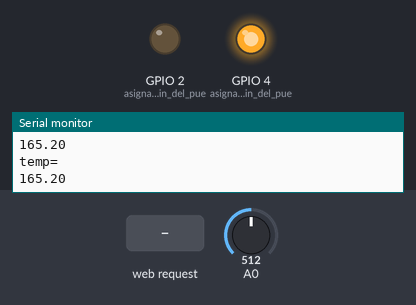
Recording of a sketch running on a simulated ESP8266 (NodeMCU). Parts: output pins drawn as LEDs (lit = HIGH), the last lines printed to the serial monitor. Inputs (shaded band) come from the test bench; at power-on: A0 = 512. WiFi joins after 1.5 s; servers stay silent unless stated.

Above: at 2.7 s.
2.8 s: HTTP request GET /?Med=ON received
At 5.2 s:
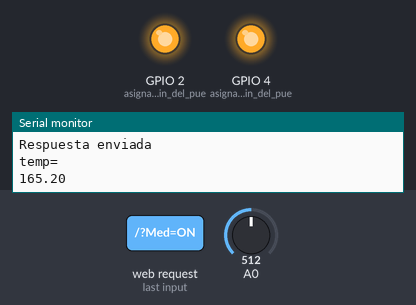
6.1 s: A0 set to 8
7.8 s: A0 set to 5
At 9.6 s:
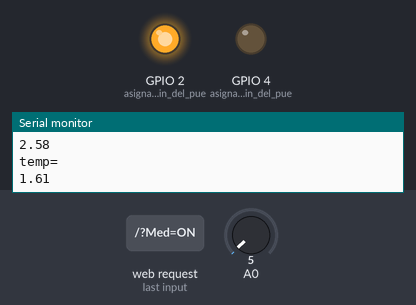
10.1 s: A0 set to 122
At 11.2 s:
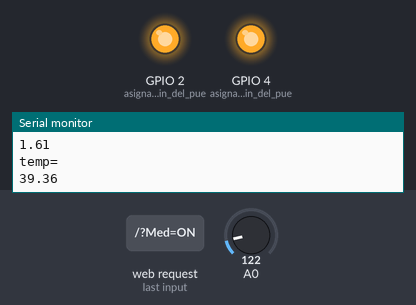
12.1 s: A0 set to 0
At 13.8 s:
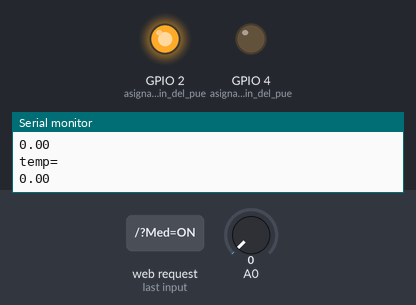
14.1 s: HTTP request GET /?Med=OFF received
At 16.5 s:
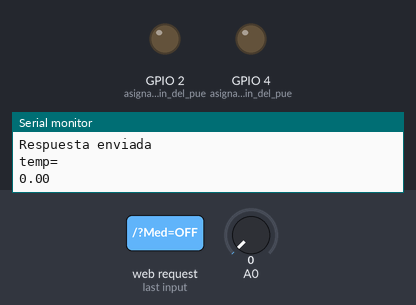
Timing chart, 0 to 18.0 s (numbered marks = the images above; inputs shaded):
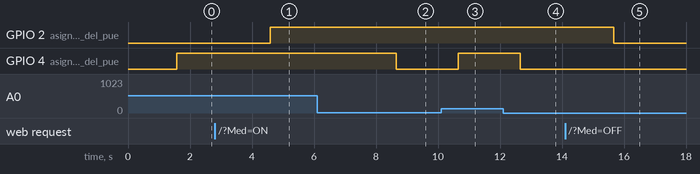

The sketch:

arduino_code.ino
```cpp
#include <ESP8266WiFi.h>

const char* ssid = "IZZI-8207";//Nombre de la red
const char* password = "A811FC188207";//contraseña

IPAddress ip(192, 168, 0, 25);
IPAddress gateway(192, 168, 0, 1);
IPAddress subnet(255, 255, 255, 0);

WiFiServer server (80);

void setup() {
    Serial.begin(9600);
    delay(10);
    //configuracion del GPIO2
    pinMode(2, OUTPUT);//asignacion de pin del puerto de salida
    digitalWrite(2, LOW); //inicializacion del puerto de salida apagado
    pinMode(4, OUTPUT);//asignacion de pin del puerto de salida
    digitalWrite(4, LOW); //inicializacion del puerto de salida apagado
    Serial.println();
    Serial.println();
    Serial.println("concectandose a red : ");
    Serial.println(ssid);

    WiFi.mode(WIFI_STA); //Wifi en modo estación
    WiFi.config(ip, gateway, subnet);//Configuramos la ip estática
    WiFi.begin(ssid, password);//Iniciamos conexión con el nombre y la contraseña del wifi que indicamos

    while (WiFi.status() != WL_CONNECTED) {
        delay(500);
        Serial.println(".");
    }
    Serial.println( );
    Serial.println("WiFi conectado");

    server.begin();
    Serial.println("Servidor iniciado");

    Serial.println("Ingrese desde un navegador web usando la siguiente IP:");
    Serial.println(WiFi.localIP());
}

void loop() {
    //put your main code here, to run repeatedly:
    int sensorValue = analogRead(A0);
    float temp = sensorValue * .3226562;

    Serial.println("temp=");
    Serial.println(temp);

    if (temp > 8) {
        //Serial.println("Arranca el sistema de refrigeracion");
        digitalWrite(4, HIGH);
    } else if (temp <= 2) {
        //Serial.println("Para el sistema de refrigeracion");
        digitalWrite(4, LOW);
    }

    delay(1000);
    WiFiClient client = server.available();
    if (client) {
        Serial.println("nuevo cliente");
        // leemos la primera linea de la peticion del cliente.
        while (!client.available() && client.connected()) {
            delay(1);
        }

        String linea1 = client.readStringUntil('r');
        Serial.println("########################");
        Serial.println(linea1);
        if (linea1.indexOf("Med=ON") > 0) {
            digitalWrite(2, HIGH);
        } else {
            if (linea1.indexOf("Med=OFF") > 0) {
                digitalWrite(2, LOW);
                digitalWrite(4, LOW);
            }
        }

        client.flush();
        Serial.println("Enviando respuesta.....");
        //Encabezado http
        client.println("HTTP/1.1 200 OK");
        client.println("Content-Type: text/html");
        client.println("Connection: close");//la conexion se cierra despues de finalizacion
        client.println();
        //pagina html para el navegador
        client.println("<!doctype html><html lang='es'><head><meta charset='utf-8'><meta name='viewport' content='width=device-width, initial-scale=1'><link href='https://cdn.jsdelivr.net/npm/bootstrap@5.1.3/dist/css/bootstrap.min.css' rel='stylesheet' integrity='sha384-1BmE4kWBq78iYhFldvKuhfTAU6auU8tT94WrHftjDbrCEXSU1oBoqyl2QvZ6jIW3' crossorigin='anonymous'><link rel='preconnect' href='https://fonts.googleapis.com'><link rel='preconnect' href='https://fonts.gstatic.com' crossorigin><link href='https://fonts.googleapis.com/css2?family=Montserrat&family=Poppins:wght@300;400;600&display=swap' rel='stylesheet'><style>body {font-family: 'Poppins', sans-serif;}</style><title>FreezeMed</title></head><body><nav class='navbar navbar-expand-lg navbar-light bg-light'><div class='container'><a class='navbar-brand' href='#'><img src='https://raw.githubusercontent.com/PatyLuPrz/FreezeMed/main/assets/images/logo(5).png' alt='' width='200' class='d-inline-block align-text-top'></a><button class='navbar-toggler' type='button' data-bs-toggle='collapse' data-bs-target='#navbarNavAltMarkup' aria-controls='navbarNavAltMarkup' aria-expanded='false' aria-label='Toggle navigation'><span class='navbar-toggler-icon'></span></button><div class='collapse navbar-collapse justify-content-end' id='navbarNavAltMarkup'><div class='navbar-nav text-end'><a class='nav-link active' aria-current='page' href='#'>Inicio</a><a class='nav-link' href='#'>Ayuda</a></div></div></div></nav><div class='container'><h1 class='mt-5'>Bienvenido de nuevo</h1><h5 class=''>FreezeMed - Panel de control</h5><div class='row'><div class='col-md-6 col-sm-12'><div class='card mt-md-5 mt-4'><div class='card-body'><h5 class='card-title'>Temperatura actual</h5><p class='card-text mb-3'>");
        client.println(temp);
        client.println("</p></div></div></div><div class='col-md-6 col-sm-12 mt-md-5 mt-2'><div class='card'><div class='card-body'><h5 class='card-title'>Controles</h5><div class='row'><div class='col-6'><a href='./?Med=ON' style='width: 100%;' class='btn btn-success'>Prender</a></div> <div class='col-6'><a href='./?Med=OFF' style='width: 100%;' class='btn btn-danger'>Apagar</a></div></div></div></div></div></div></div></body><script src='https://cdn.jsdelivr.net/npm/bootstrap@5.1.3/dist/js/bootstrap.bundle.min.js' integrity='sha384-ka7Sk0Gln4gmtz2MlQnikT1wXgYsOg+OMhuP+IlRH9sENBO0LRn5q+8nbTov4+1p' crossorigin='anonymous'></script><script type='text/javascript'>function actualizar() { location.reload(true); }setInterval('actualizar()', 1000);</script></html>");
        delay(10);
        Serial.println("Respuesta enviada");
        Serial.println();
    }
}
```

Measured:
- the behaviour switches between 7 and 6 on A0 (found by bisection; images 1 and 2)
- after the input at 2.8 s, GPIO 2 (asignacion_de_pin_del_pue): LOW → HIGH after 1.8 s
- after the input at 7.8 s, GPIO 4 (asignacion_de_pin_del_pue): HIGH → LOW after 0.85 s
- after the input at 10.1 s, GPIO 4 (asignacion_de_pin_del_pue): LOW → HIGH after 0.55 s
- after the input at 12.1 s, GPIO 4 (asignacion_de_pin_del_pue): HIGH → LOW after 0.56 s
- after the input at 14.1 s, GPIO 2 (asignacion_de_pin_del_pue): HIGH → LOW after 1.6 s
